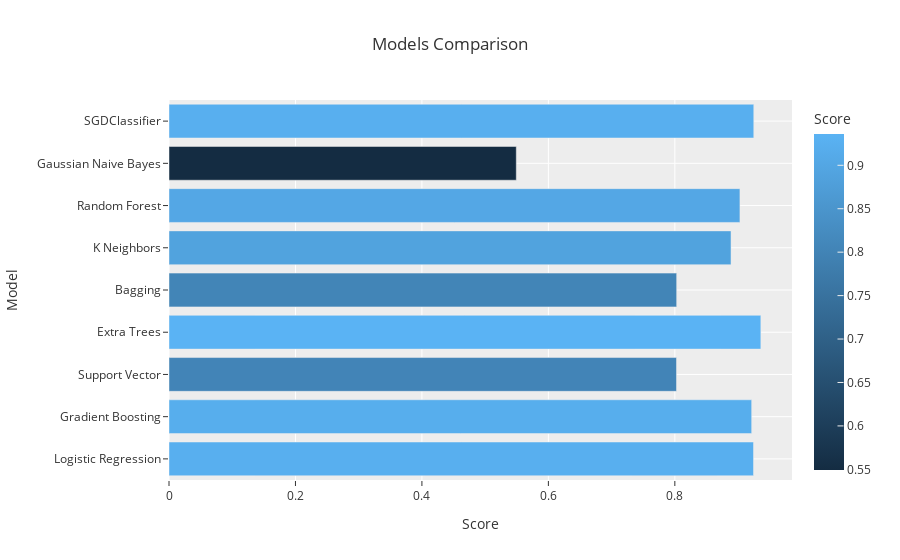

Source (notebook cell):
### Code cell
px.bar(data_frame = models, x = 'Score', y = 'Model', color = 'Score', template = 'ggplot2', title = 'Models Comparison')

### Figure 1 — Plotly figure (JSON) as saved in the notebook; plotly's stock layout.template omitted (floating-point values rounded to 4 significant figures)
{"data": [{"alignmentgroup": "True", "hovertemplate": "Score=%{marker.color}<br>Model=%{y}<extra></extra>", "legendgroup": "", "marker": {"color": [0.9244, 0.9215, 0.8026, 0.936, 0.8029, 0.8889, 0.9029, 0.5492, 0.9248], "coloraxis": "coloraxis", "pattern": {"shape": ""}}, "name": "", "offsetgroup": "", "orientation": "h", "showlegend": false, "textposition": "auto", "type": "bar", "x": [0.9244, 0.9215, 0.8026, 0.936, 0.8029, 0.8889, 0.9029, 0.5492, 0.9248], "xaxis": "x", "y": ["Logistic Regression", "Gradient Boosting", "Support Vector", "Extra Trees", "Bagging", "K Neighbors", "Random Forest", "Gaussian Naive Bayes", "SGDClassifier"], "yaxis": "y"}], "layout": {"barmode": "relative", "coloraxis": {"colorbar": {"title": {"text": "Score"}}, "colorscale": [[0, "rgb(20,44,66)"], [1, "rgb(90,179,244)"]]}, "legend": {"tracegroupgap": 0}, "title": {"text": "Models Comparison"}, "xaxis": {"anchor": "y", "domain": [0, 1], "title": {"text": "Score"}}, "yaxis": {"anchor": "x", "domain": [0, 1], "title": {"text": "Model"}}}}
